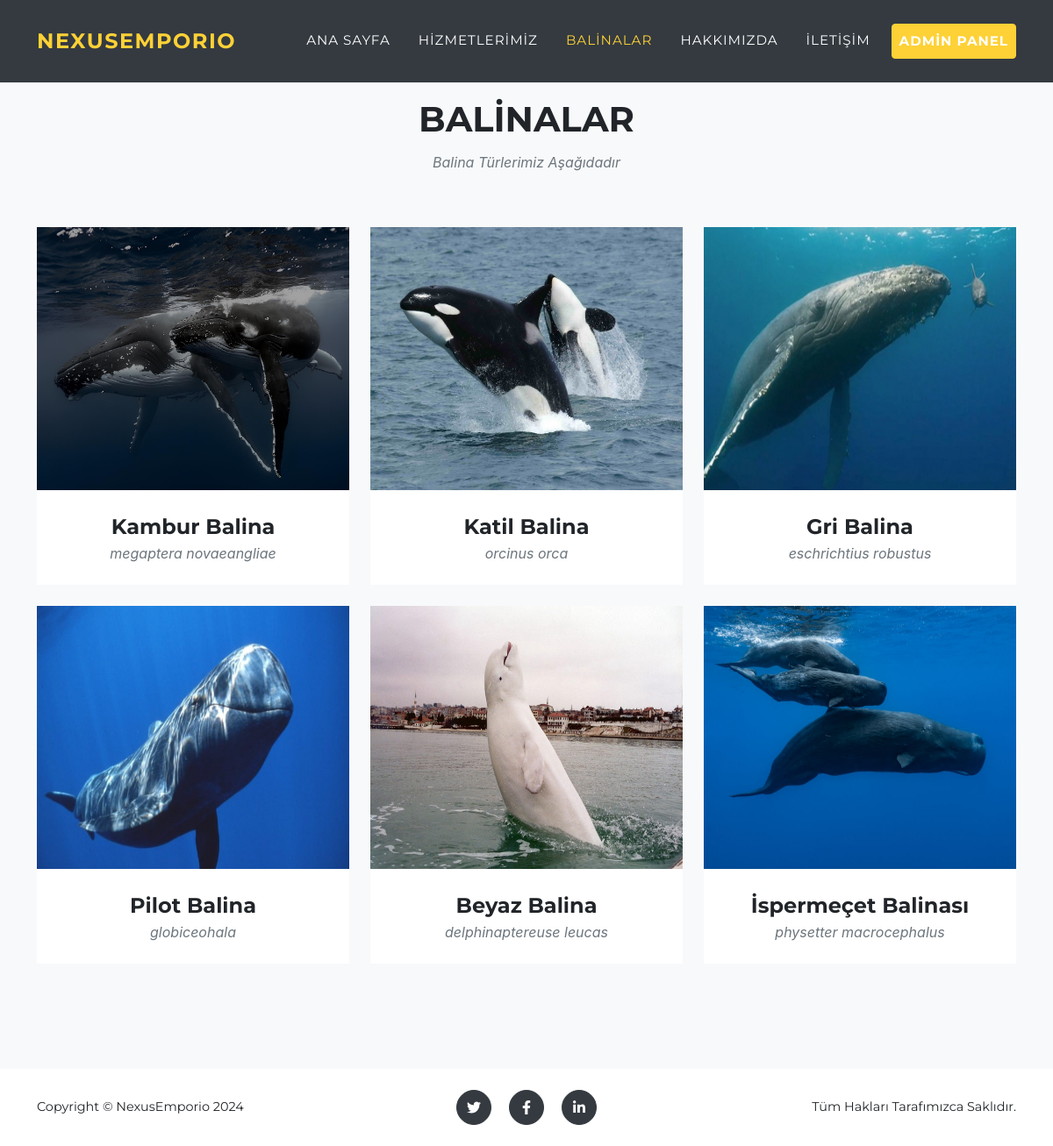
The page /portfolyo.php on the database its author committed.
### tables this page shows
CREATE TABLE IF NOT EXISTS `portfolyo` (
  `id` int NOT NULL AUTO_INCREMENT,
  `baslik` char(250) NOT NULL,
  `altbaslik` varchar(1000) NOT NULL,
  `tanimlama` varchar(500) NOT NULL,
  `anahtar` varchar(500) NOT NULL,
  PRIMARY KEY (`id`)
);

CREATE TABLE IF NOT EXISTS `portfolyolar` (
  `id` int NOT NULL AUTO_INCREMENT,
  `kfoto` char(50) NOT NULL,
  `bfoto` char(50) NOT NULL,
  `baslik` char(50) NOT NULL,
  `client` char(50) NOT NULL,
  `date` char(50) NOT NULL,
  `category` char(50) NOT NULL,
  `aciklama` varchar(500) NOT NULL,
  `icerik` text NOT NULL,
  `sira` smallint NOT NULL,
  `aktif` tinyint(1) NOT NULL DEFAULT '1',
  PRIMARY KEY (`id`)
);

### portfolyo.php (the view, shortened to what this page needs)
<?php
    include("inc/vt.php");
    $sorgu=$baglanti->prepare("SELECT * FROM portfolyo");
    $sorgu->execute();
    $sonuc=$sorgu->fetch();
    include("inc/head.php");
?>
        <section class="page-section bg-light " id="portfolio">
            <div class="container">
                <div class="text-center">
                    <h2 class="section-heading text-uppercase mt-3"><?=$sonuc["baslik"] ?></h2>
                    <h3 class="section-subheading text-muted"><?=$sonuc["altbaslik"] ?></h3>
                </div>
                <div class="row">
                <?php
    $sorgu2=$baglanti->prepare("SELECT * FROM portfolyolar WHERE aktif=1 ORDER BY sira");
    $sorgu2->execute();
    while($sonuc2=$sorgu2->fetch()){
?>
                    <div class="col-lg-4 col-sm-6 mb-4">
                        <div class="portfolio-item">
                            <a class="portfolio-link" data-toggle="modal" href="#portfolioModal<?=$sonuc2["id"]?>">
                                <img class="img-fluid" src="assets/img/portfolio/<?=$sonuc2["kfoto"]?>" style="width: 400px; height: 300px;" alt="" />
                            </a>
                            <div class="portfolio-caption">
                                <div class="portfolio-caption-heading"><?=$sonuc2["client"]?></div>
                                <div class="portfolio-caption-subheading text-muted"><?=$sonuc2["category"]?></div>
                            </div>
                        </div>
                    </div>
        <?php
            }
        ?>
                </div>
            </div>
        </section>
        <?php
    include("inc/footer.php");
?>

### rows shown on the page
portfolyo: baslik "BALINALAR", altbaslik "Balina Türlerimiz Aşağıdadır"
portfolyolar: kfoto (picture), client "Kambur Balina", category "megaptera novaeangliae"
portfolyolar: kfoto (picture), client "Katil Balina", category "orcinus orca"
portfolyolar: kfoto (picture), client "Gri Balina", category "eschrichtius robustus"
portfolyolar: kfoto (picture), client "Pilot Balina", category "globiceohala"
portfolyolar: kfoto (picture), client "Beyaz Balina", category "delphinaptereuse leucas"
portfolyolar: kfoto (picture), client "İspermeçet Balinası", category "physetter macrocephalus"
